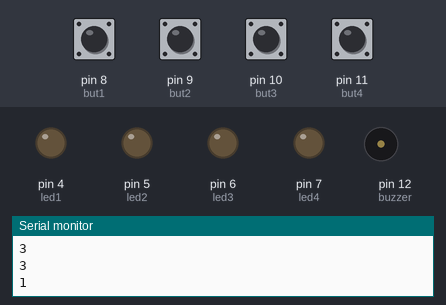
Bench run of a sketch on a simulated Arduino Uno, built with avr-gcc and run on an emulated ATmega328P. Shown: output pins drawn as LEDs (lit = HIGH), buzzer (waves = sounding), the last lines printed to the serial monitor. Dashed ring = blinking. The test bench sets the inputs (shaded band); at power-on: pin 8 (but1), pin 9 (but2), pin 10 (but3), pin 11 (but4) LOW. Random numbers use the default seed unless the sketch sets one.

Above: at 6.3 s.
6.4 s: pin 8 (but1) pulled HIGH for 0.2 s
At 6.9 s:
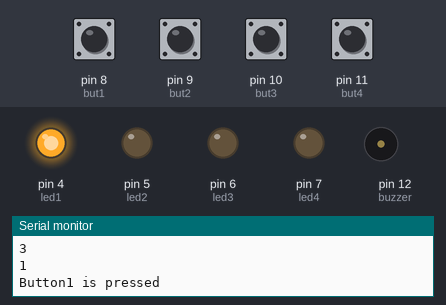
8.2 s: pin 9 (but2) pulled HIGH for 1 s
At 8.7 s:
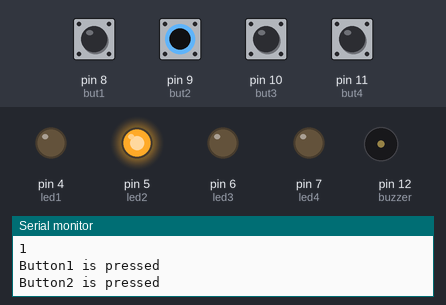
10.7 s: pin 10 (but3) pulled HIGH for 1 s
At 11.91 s:
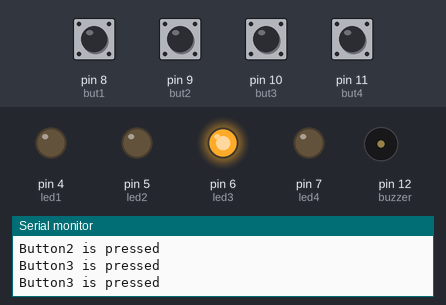
13.2 s: pin 11 (but4) pulled HIGH for 1 s
At 14.12 s:
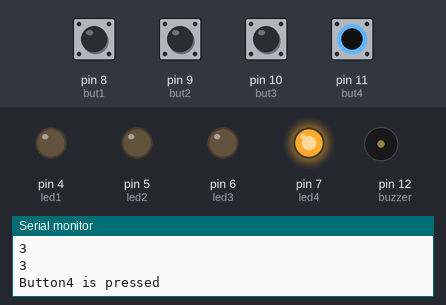
15.8 s: pin 8 (but1) driven HIGH and pin 9 (but2) driven HIGH
At 17.0 s:
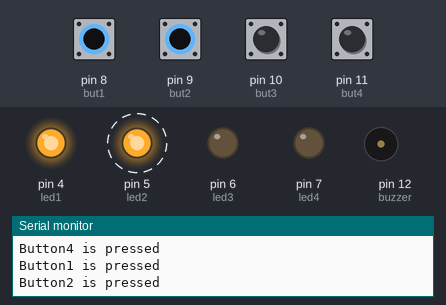
18.8 s: pin 8 (but1) driven LOW
At 24.0 s:
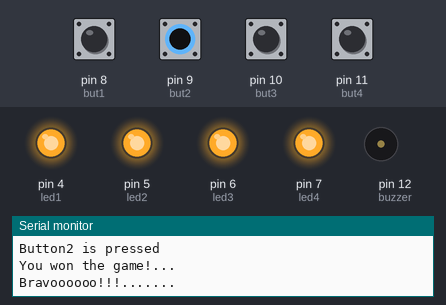
Timing chart, 0 to 25.6 s (numbered marks = the images above; inputs shaded):
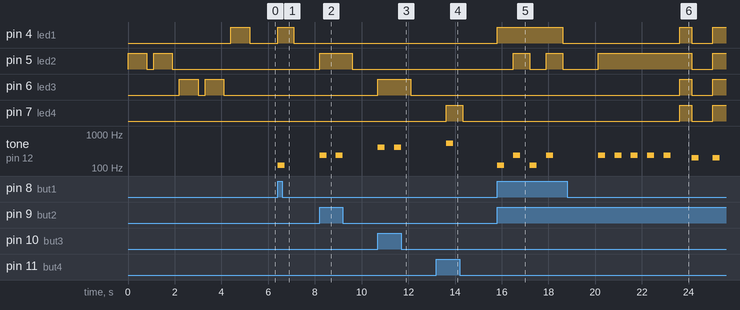

Measured:
- after the input at 6.4 s, pin 4 (led1): LOW → HIGH at once, → LOW 0.70 s later; tone on pin 12 (buzzer): silent → 120 Hz at once, → silent 0.30 s later
- after the input at 8.2 s, pin 5 (led2): LOW → HIGH at once, → LOW 1.4 s later; tone on pin 12 (buzzer): alternates 240 Hz for 0.30 s and silent for 0.40 s, 4 changes in all, then stays silent, starting at once
- after the input at 10.7 s, pin 6 (led3): LOW → HIGH at once, → LOW 1.4 s later; tone on pin 12 (buzzer): alternates 410 Hz for 0.30 s and silent for 0.40 s, 4 changes in all, then stays silent, starting at once
- after the input at 13.2 s, pin 7 (led4): LOW → HIGH after 0.43 s, → LOW 0.70 s later; tone on pin 12 (buzzer): silent → 540 Hz after 0.43 s, → silent 0.30 s later
- after the input at 15.8 s, pin 4 (led1): LOW → HIGH at once, → LOW 2.8 s later; pin 5 (led2): alternates HIGH for 0.70 s and LOW for 0.70 s, starting after 0.70 s; tone on pin 12 (buzzer): plays 120 Hz for 0.30 s, 240 Hz for 0.30 s, 120 Hz for 0.30 s, 240 Hz for 0.30 s, starting at once
- after the input at 18.8 s, pin 6 (led3), pin 7 (led4): LOW → HIGH after 4.8 s, → LOW 0.50 s later, → HIGH 0.90 s later
- by itself, pin 5 (led2), pin 6 (led3): alternates HIGH for 0.80 s and LOW for 0.30 s, 4 changes in all, then stays LOW

The sketch:

memoryGame.ino
```cpp
#define led1 4
#define led2 5
#define led3 6
#define led4 7
#define but1 8
#define but2 9
#define but3 10
#define but4 11
#define buzzer 12
void setup() {
  pinMode(led1,OUTPUT);
  pinMode(led2,OUTPUT);
  pinMode(led3,OUTPUT);
  pinMode(led4,OUTPUT);
  pinMode(but1,INPUT);
  pinMode(but2,INPUT);
  pinMode(but3,INPUT);
  pinMode(but4,INPUT);
  pinMode(buzzer,OUTPUT);
  Serial.begin(9600);
  randomSeed(millis());
}
void lightOff()
{
  digitalWrite(led1,LOW);
  digitalWrite(led2,LOW);
  digitalWrite(led3,LOW);
  digitalWrite(led4,LOW);
}

void lightOn()
{
  digitalWrite(led1,HIGH);
  digitalWrite(led2,HIGH);
  digitalWrite(led3,HIGH);
  digitalWrite(led4,HIGH);
}

void buzzFunc(int value)
{
  tone(buzzer,value);
  delay(300);
  noTone(buzzer);
  delay(100);
}

void victoryMessage()
{
  Serial.println("You won the game!...");
  Serial.println("Bravoooooo!!!.......");
  lightOn();
  delay(500);
  lightOff();
  buzzFunc(200);
  delay(500);
  lightOn();
  buzzFunc(200);
  delay(500);
  lightOff();
  delay(500);
  lightOn();
  buzzFunc(200);
  delay(500);
  lightOff();
}


void loop() {

  int turn=random(5,8);
  int* requestedMoves=new int[turn];
  for(int i=0;i<turn-1;i++)
  {
    int move=random(1,5);
    if(move==1)
    {
      digitalWrite(led1,HIGH);
      requestedMoves[i]=1;
      delay(800);
    }
    else if(move==2)
    {
      digitalWrite(led2,HIGH);
      requestedMoves[i]=2;
      delay(800);
    }
    else if(move==3)
    {
      digitalWrite(led3,HIGH);
      requestedMoves[i]=3;
      delay(800);
    }
    else if(move==4)
    {
      digitalWrite(led4,HIGH);
      requestedMoves[i]=4;
      delay(800);
    }
    Serial.println(move);
    lightOff();
    delay(300);
  }
  int takenMove=0;
  int* takenMoves=new int[turn];
  while(1)
  {
    int but1State=digitalRead(but1);
    int but2State=digitalRead(but2);
    int but3State=digitalRead(but3);
    int but4State=digitalRead(but4);
    if(but1State==HIGH)
    {
      digitalWrite(led1,HIGH);
      takenMoves[takenMove]=1;
      takenMove++;
      Serial.println("Button1 is pressed");
      buzzFunc(120);
      delay(300);
    }
    if(but2State==HIGH)
    {
      digitalWrite(led2,HIGH);
      takenMoves[takenMove]=2;
      takenMove++;
      Serial.println("Button2 is pressed");
      buzzFunc(240);
      delay(300);
    }
    if(but3State==HIGH)
    {
      digitalWrite(led3,HIGH);
      takenMoves[takenMove]=3;
      takenMove++;
      Serial.println("Button3 is pressed");
      buzzFunc(410);
      delay(300);
    }
    if(but4State==HIGH)
    {
      digitalWrite(led4,HIGH);
      takenMoves[takenMove]=4;
      takenMove++;
      Serial.println("Button4 is pressed");
      buzzFunc(540);
      delay(300);
    }
    lightOff();
    if(takenMove==turn-1)
    {
      if(*requestedMoves==*takenMoves)
      {
        victoryMessage();
        delay(500);
        break;
      }
      else
      {
        Serial.println("Invalid enterance");
        Serial.println("Try again! ");
        Serial.println("requestedMoves");
        for(int i=0;i<turn-1;i++)
        {
          Serial.println(requestedMoves[i]);
        }

        Serial.println("takenMoves");
        for(int j=0;j<turn-1;j++)
        {
          Serial.println(takenMoves[j]);
        }
        takenMove=0;
      }
      delay(1500);
    }
  }
}
```
